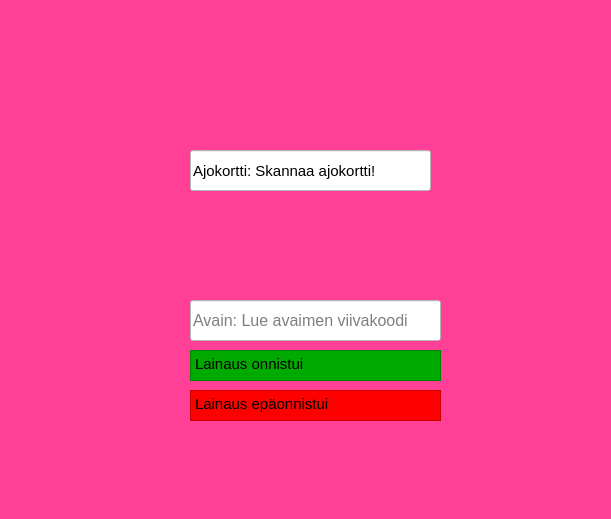
<?xml version="1.0" encoding="UTF-8"?>
<ui version="4.0">
 <class>Form</class>
 <widget class="QWidget" name="Form">
  <property name="geometry">
   <rect>
    <x>0</x>
    <y>0</y>
    <width>611</width>
    <height>519</height>
   </rect>
  </property>
  <property name="windowTitle">
   <string>Form</string>
  </property>
  <property name="styleSheet">
   <string notr="true">background-color: rgb(255, 64, 150);</string>
  </property>
  <widget class="QLabel" name="teacherPictureLabel">
   <property name="enabled">
    <bool>true</bool>
   </property>
   <property name="geometry">
    <rect>
     <x>190</x>
     <y>20</y>
     <width>241</width>
     <height>121</height>
    </rect>
   </property>
   <property name="toolTip">
    <string/>
   </property>
   <property name="inputMethodHints">
    <set>Qt::ImhHiddenText</set>
   </property>
   <property name="text">
    <string/>
   </property>
   <property name="pixmap">
    <pixmap resource="testPictures.qrc">:/png/Teacher.png</pixmap>
   </property>
   <property name="scaledContents">
    <bool>true</bool>
   </property>
  </widget>
  <widget class="QLineEdit" name="licesensCardlineEdit">
   <property name="enabled">
    <bool>true</bool>
   </property>
   <property name="geometry">
    <rect>
     <x>190</x>
     <y>150</y>
     <width>241</width>
     <height>41</height>
    </rect>
   </property>
   <property name="font">
    <font>
     <pointsize>11</pointsize>
    </font>
   </property>
   <property name="toolTip">
    <string/>
   </property>
   <property name="layoutDirection">
    <enum>Qt::LeftToRight</enum>
   </property>
   <property name="styleSheet">
    <string notr="true">background-color: rgb(255, 255, 255);</string>
   </property>
   <property name="inputMethodHints">
    <set>Qt::ImhNone</set>
   </property>
   <property name="text">
    <string>Ajokortti: Skannaa ajokortti!</string>
   </property>
   <property name="frame">
    <bool>true</bool>
   </property>
   <property name="readOnly">
    <bool>false</bool>
   </property>
   <property name="placeholderText">
    <string>Skanna ajokortti! </string>
   </property>
  </widget>
  <widget class="QLineEdit" name="keyBarcodeLineEdit">
   <property name="geometry">
    <rect>
     <x>190</x>
     <y>300</y>
     <width>251</width>
     <height>41</height>
    </rect>
   </property>
   <property name="font">
    <font>
     <pointsize>12</pointsize>
    </font>
   </property>
   <property name="styleSheet">
    <string notr="true">background-color: rgb(255, 255, 255);</string>
   </property>
   <property name="text">
    <string/>
   </property>
   <property name="placeholderText">
    <string>Avain: Lue avaimen viivakoodi</string>
   </property>
  </widget>
  <widget class="QLabel" name="carPictureLabel">
   <property name="geometry">
    <rect>
     <x>240</x>
     <y>240</y>
     <width>141</width>
     <height>41</height>
    </rect>
   </property>
   <property name="text">
    <string/>
   </property>
   <property name="pixmap">
    <pixmap resource="testPictures.qrc">:/png/autolainausauto.png</pixmap>
   </property>
   <property name="scaledContents">
    <bool>true</bool>
   </property>
  </widget>
  <widget class="QTextBrowser" name="rentfailedLabel">
   <property name="geometry">
    <rect>
     <x>190</x>
     <y>390</y>
     <width>251</width>
     <height>31</height>
    </rect>
   </property>
   <property name="styleSheet">
    <string notr="true">background-color: rgb(255, 255, 255);
background-color: rgb(255, 0, 0);</string>
   </property>
   <property name="html">
    <string>&lt;!DOCTYPE HTML PUBLIC &quot;-//W3C//DTD HTML 4.0//EN&quot; &quot;http://www.w3.org/TR/REC-html40/strict.dtd&quot;&gt;
&lt;html&gt;&lt;head&gt;&lt;meta name=&quot;qrichtext&quot; content=&quot;1&quot; /&gt;&lt;style type=&quot;text/css&quot;&gt;
p, li { white-space: pre-wrap; }
&lt;/style&gt;&lt;/head&gt;&lt;body style=&quot; font-family:'MS Shell Dlg 2'; font-size:8.25pt; font-weight:400; font-style:normal;&quot;&gt;
&lt;p style=&quot; margin-top:0px; margin-bottom:0px; margin-left:0px; margin-right:0px; -qt-block-indent:0; text-indent:0px;&quot;&gt;&lt;span style=&quot; font-size:11pt;&quot;&gt;Lainaus epäonnistui&lt;/span&gt;&lt;/p&gt;&lt;/body&gt;&lt;/html&gt;</string>
   </property>
  </widget>
  <widget class="QTextBrowser" name="rentsuccesLabel">
   <property name="geometry">
    <rect>
     <x>190</x>
     <y>350</y>
     <width>251</width>
     <height>31</height>
    </rect>
   </property>
   <property name="styleSheet">
    <string notr="true">background-color: rgb(0, 170, 0);
</string>
   </property>
   <property name="html">
    <string>&lt;!DOCTYPE HTML PUBLIC &quot;-//W3C//DTD HTML 4.0//EN&quot; &quot;http://www.w3.org/TR/REC-html40/strict.dtd&quot;&gt;
&lt;html&gt;&lt;head&gt;&lt;meta name=&quot;qrichtext&quot; content=&quot;1&quot; /&gt;&lt;style type=&quot;text/css&quot;&gt;
p, li { white-space: pre-wrap; }
&lt;/style&gt;&lt;/head&gt;&lt;body style=&quot; font-family:'MS Shell Dlg 2'; font-size:8.25pt; font-weight:400; font-style:normal;&quot;&gt;
&lt;p style=&quot; margin-top:0px; margin-bottom:0px; margin-left:0px; margin-right:0px; -qt-block-indent:0; text-indent:0px;&quot;&gt;&lt;span style=&quot; font-size:11pt;&quot;&gt;Lainaus onnistui&lt;/span&gt;&lt;/p&gt;&lt;/body&gt;&lt;/html&gt;</string>
   </property>
  </widget>
 </widget>
 <resources>
  <include location="testPictures.qrc"/>
  <include location="../../../testPictures.qrc"/>
 </resources>
 <connections/>
</ui>
